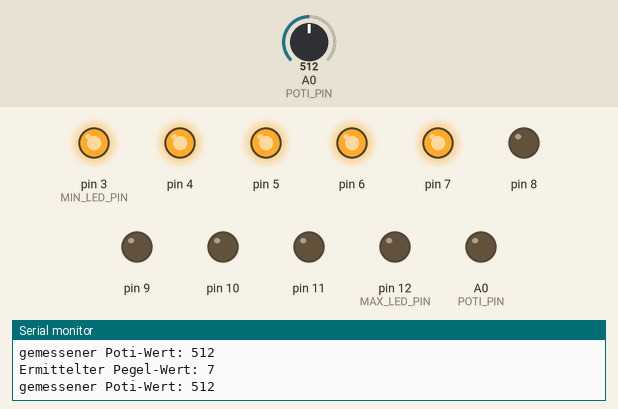
A program run on a simulated Arduino Uno, built with avr-gcc and run on an emulated ATmega328P. Parts: output pins drawn as LEDs (lit = HIGH), the last lines printed to the serial monitor. The inputs (shaded band) are chosen by the test bench; at power-on: A0 (POTI_PIN) = 512.

Above: at 1.2 s.
1.3 s: A0 (POTI_PIN) set to 601
4.3 s: A0 (POTI_PIN) set to 626
At 5.3 s:
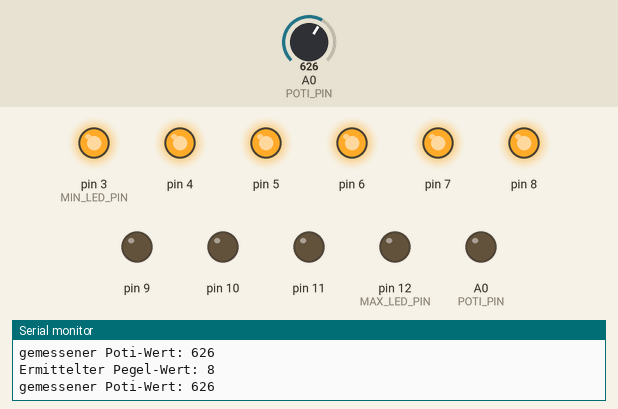
5.8 s: A0 (POTI_PIN) set to 708
8.8 s: A0 (POTI_PIN) set to 729
At 9.7 s:
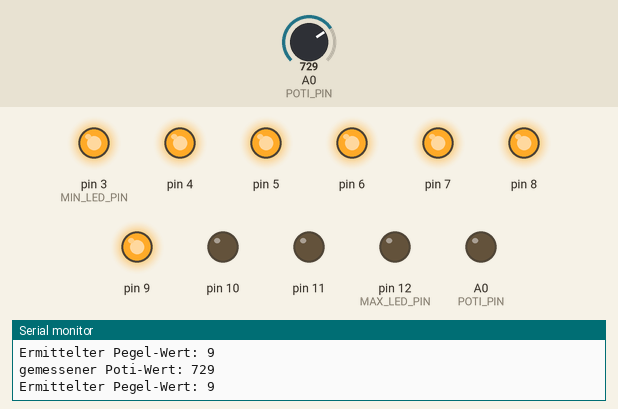
10.3 s: A0 (POTI_PIN) set to 806
13.3 s: A0 (POTI_PIN) set to 836
At 13.8 s:
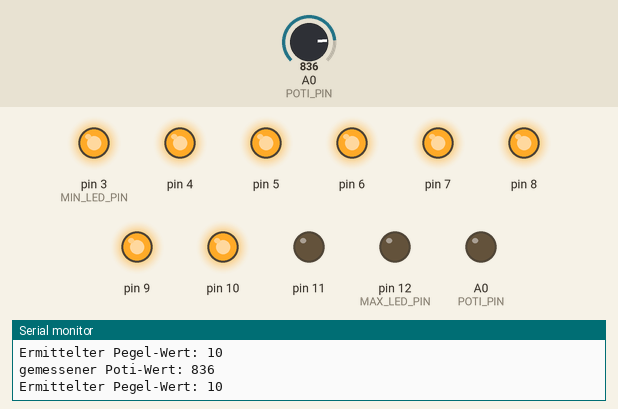
Timing chart, 0 to 15.8 s (numbered marks = the images above; inputs shaded):
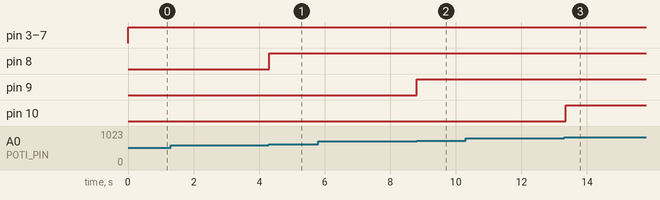

The program:

main.cpp
```cpp
#include <Arduino.h>

const unsigned int MIN_LED_PIN = 3;
const unsigned int MAX_LED_PIN = 12;
const unsigned int POTI_PIN = A0;

void setup()
{
  Serial.begin(9600);

  for (int pin = MIN_LED_PIN; pin <= MAX_LED_PIN; pin++)
  {
    pinMode(pin, OUTPUT);
  }
  pinMode(POTI_PIN, OUTPUT);
}

void loop()
{
  int potiValue = analogRead(POTI_PIN);

  Serial.print("gemessener Poti-Wert: ");
  Serial.println(potiValue);

  int pegel = map(potiValue, 0, 1023, MIN_LED_PIN - 1, MAX_LED_PIN);

  Serial.print("Ermittelter Pegel-Wert: ");
  Serial.println(pegel);

  for (int pin = MIN_LED_PIN; pin <= MAX_LED_PIN; pin++)
  {
    digitalWrite(pin, pin <= pegel ? HIGH : LOW);
  }
  delay(50);
}
```

Measured:
- the behaviour switches between 613 and 614 on A0 (POTI_PIN) (found by bisection; images 0 and 1)
- the behaviour switches between 716 and 717 on A0 (POTI_PIN) (found by bisection; images 1 and 2)
- the behaviour switches between 818 and 819 on A0 (POTI_PIN) (found by bisection; images 2 and 3)
- after the input at 4.3 s, pin 8: LOW → HIGH at once
- after the input at 8.8 s, pin 9: LOW → HIGH at once
- after the input at 13.3 s, pin 10: LOW → HIGH after 0.06 s
